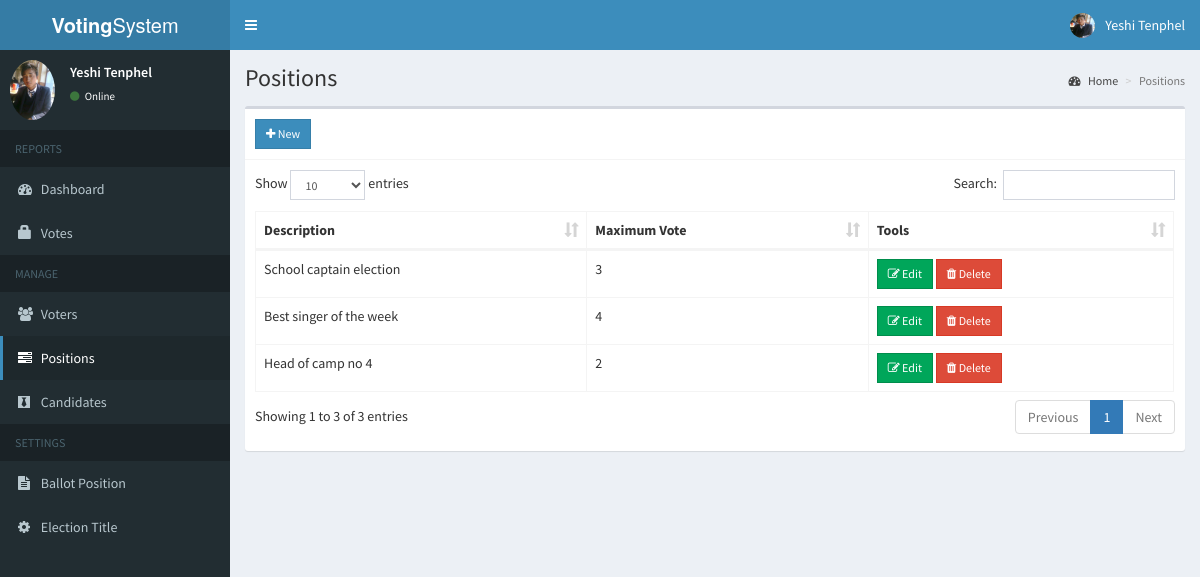
Page /admin/positions.php (signed in) on the committed database.
### tables this page shows
CREATE TABLE `positions` (
  `id` int(11) NOT NULL,
  `description` varchar(50) NOT NULL,
  `max_vote` int(11) NOT NULL,
  `priority` int(11) NOT NULL
);

### admin/includes/session.php (called while the page is built, shortened)
<?php
	include 'includes/conn.php';
	$sql = "SELECT * FROM admin WHERE id = '".$_SESSION['admin']."'";
	$query = $conn->query($sql);
	$user = $query->fetch_assoc();
?>

### admin/positions.php (the view, shortened to what this page needs)
<?php include 'includes/session.php'; ?>
<?php include 'includes/header.php'; ?>
<body class="hold-transition skin-blue sidebar-mini">
<div class="wrapper">
  <?php include 'includes/navbar.php'; ?>
  <?php include 'includes/menubar.php'; ?>
  <div class="content-wrapper">
    <section class="content-header">
      <h1>
        Positions
      </h1>
      <ol class="breadcrumb">
        <li><a href="#"><i class="fa fa-dashboard"></i> Home</a></li>
        <li class="active">Positions</li>
      </ol>
    </section>
    <section class="content">
      <div class="row">
        <div class="col-xs-12">
          <div class="box">
            <div class="box-header with-border">
              <a href="#addnew" data-toggle="modal" class="btn btn-primary btn-sm btn-flat"><i class="fa fa-plus"></i> New</a>
            </div>
            <div class="box-body">
              <table id="example1" class="table table-bordered">
                <thead>
                  <th>Description</th>
                  <th>Maximum Vote</th>
                  <th>Tools</th>
                </thead>
                <tbody>
                  <?php
                    $sql = "SELECT * FROM positions ORDER BY priority ASC";
                    $query = $conn->query($sql);
                    while($row = $query->fetch_assoc()){
                      echo "
                        <tr>
                          <td class='hidden'></td>
                          <td>".$row['description']."</td>
                          <td>".$row['max_vote']."</td>
                          <td>
                            <button class='btn btn-success btn-sm edit btn-flat' data-id='".$row['id']."'><i class='fa fa-edit'></i> Edit</button>
                            <button class='btn btn-danger btn-sm delete btn-flat' data-id='".$row['id']."'><i class='fa fa-trash'></i> Delete</button>
                          </td>
                        </tr>
                      ";
                    }
                  ?>
                </tbody>
              </table>
            </div>
          </div>
        </div>
      </div>
    </section>
  </div>
</div>
</body>
</html>

### admin/includes/navbar.php (shortened to what this page needs)
<header class="main-header">
  <a href="#" class="logo">
    <span class="logo-lg"><b>Voting</b>System</span>
  </a>
  <nav class="navbar navbar-static-top">
    <a href="#" class="sidebar-toggle" data-toggle="push-menu" role="button">
    </a>
    <div class="navbar-custom-menu">
      <ul class="nav navbar-nav">
        <li class="dropdown user user-menu">
          <a href="#" class="dropdown-toggle" data-toggle="dropdown">
            <img src="<?php echo (!empty($user['photo'])) ? '../images/'.$user['photo'] : '../images/profile.jpg'; ?>" class="user-image" alt="User Image">
            <span class="hidden-xs"><?php echo $user['firstname'].' '.$user['lastname']; ?></span>
          </a>
        </li>
      </ul>
    </div>
  </nav>
</header>

### admin/includes/menubar.php (shortened to what this page needs)
<aside class="main-sidebar">
  <section class="sidebar">
    <div class="user-panel">
      <div class="pull-left image">
        <img src="<?php echo (!empty($user['photo'])) ? '../images/'.$user['photo'] : '../images/profile.jpg'; ?>" class="img-circle" alt="User Image">
      </div>
      <div class="pull-left info">
        <p><?php echo $user['firstname'].' '.$user['lastname']; ?></p>
        <a><i class="fa fa-circle text-success"></i> Online</a>
      </div>
    </div>
    <ul class="sidebar-menu" data-widget="tree">
      <li class="header">REPORTS</li>
      <li class=""><a href="home.php"><i class="fa fa-dashboard"></i> <span>Dashboard</span></a></li>
      <li class=""><a href="votes.php"><span class="glyphicon glyphicon-lock"></span> <span>Votes</span></a></li>
      <li class="header">MANAGE</li>
      <li class=""><a href="voters.php"><i class="fa fa-users"></i> <span>Voters</span></a></li>
      <li class=""><a href="positions.php"><i class="fa fa-tasks"></i> <span>Positions</span></a></li>
      <li class=""><a href="candidates.php"><i class="fa fa-black-tie"></i> <span>Candidates</span></a></li>
      <li class="header">SETTINGS</li>
      <li class=""><a href="ballot.php"><i class="fa fa-file-text"></i> <span>Ballot Position</span></a></li>
      <li class=""><a href="#config" data-toggle="modal"><i class="fa fa-cog"></i> <span>Election Title</span></a></li>
    </ul>
  </section>
</aside>

### rows in the picture
positions: description "School captain election", max_vote "3"
positions: description "Best singer of the week", max_vote "4"
positions: description "Head of camp no 4", max_vote "2"

### other values in the picture
$user['firstname'] "Yeshi"
$user['lastname'] "Tenphel"
